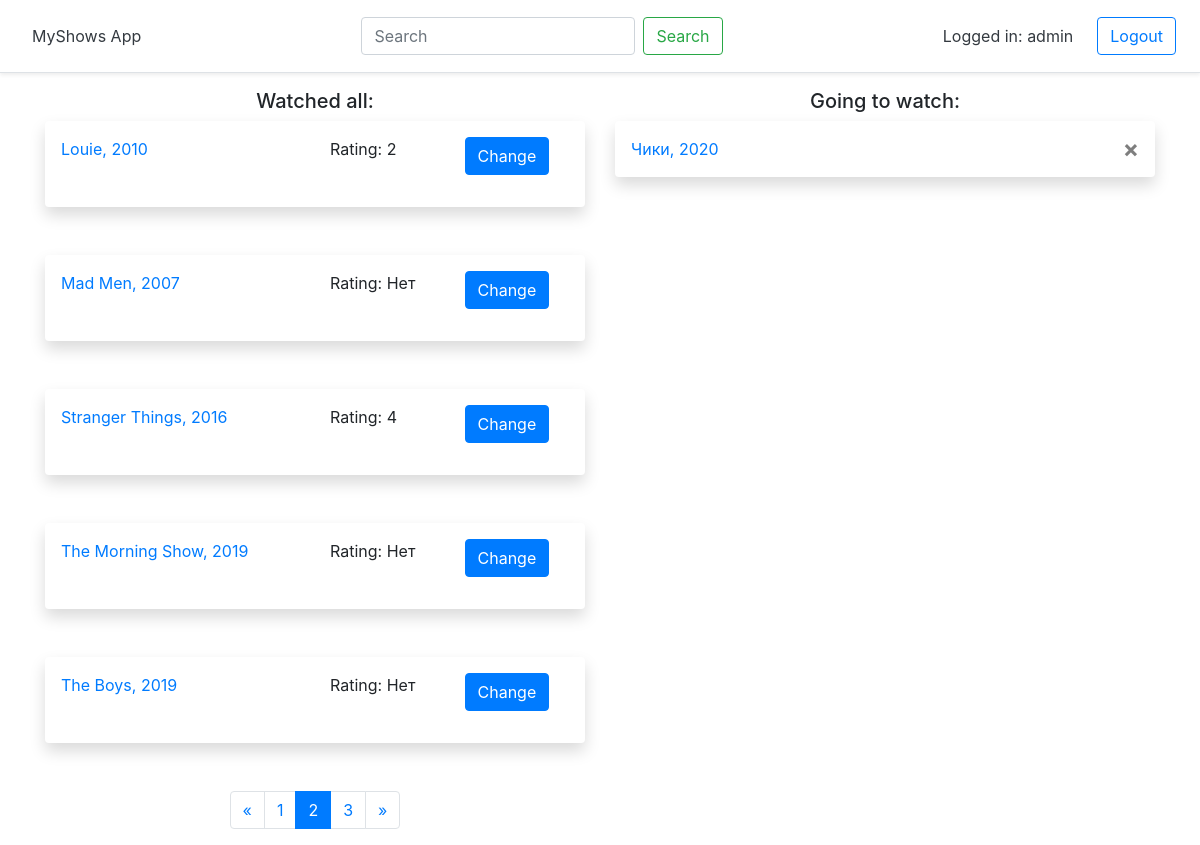
The app's page /?page2=2 (signed in), older data.
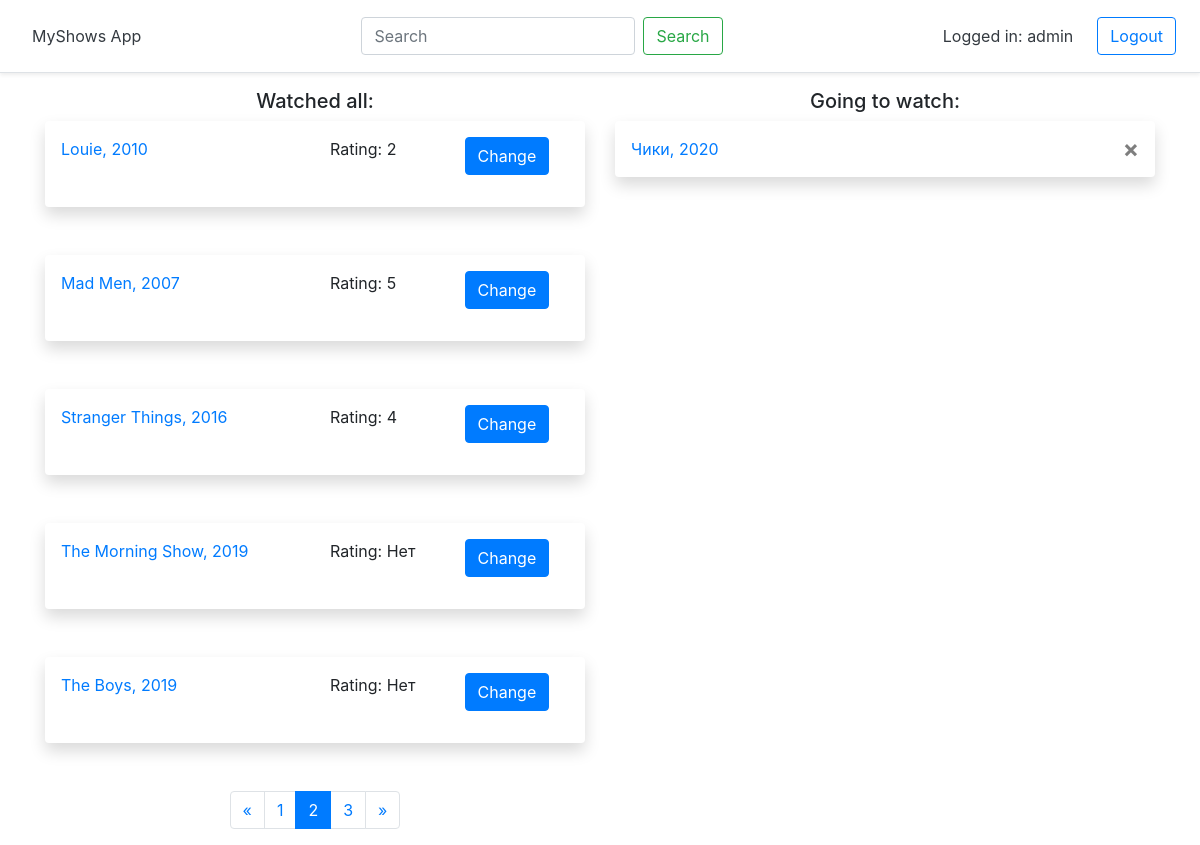
The same page, newer data.
### tracker/models.py (models this page shows, shortened)
class SerialComplete(models.Model):
    user_link = models.ForeignKey(settings.AUTH_USER_MODEL, on_delete=models.CASCADE)
    myshows_id = models.PositiveSmallIntegerField(default=0)
    title_eng = models.CharField(max_length=50)
    year = models.PositiveSmallIntegerField(default=0)
    rating = models.CharField(max_length=50, default='Нет')

### tracker/views.py (the view)
# urls.py: path('', views.index , name='index'),
@login_required
def index(request):
    user = request.user
    form_rating = RatingForm()
    serial_change_id = None
    if 'del_later' in request.POST:
        myshows_id = request.POST['del_later']
        delete_seriallater(myshows_id, user.id)
    if 'set_rating' in request.POST:
         form_rating = RatingForm(request.POST)
         if form_rating.is_valid():
             myshows_id = request.POST['set_rating']
             rating = request.POST['rating']
             set_rating(myshows_id, user.id, rating)
    if 'change_rating' in request.POST:
        serial_change_id = int(request.POST['change_rating'])
    serials_later_page = pagination(
        serials=set_all_seriallater(user),
        page=request.GET.get('page1'))
    serials_complete_page = pagination(
        serials=set_all_serialcomplete(user),
        page=request.GET.get('page2'))
    context = {
        'serials_later': serials_later_page,
        'serials_complete': serials_complete_page,
        'form_rating': form_rating,
        'serial_change_id': serial_change_id
        }
    return render(request, 'tracker/index.html', context)

### tracker/forms.py
class RatingForm(ModelForm):
    class Meta:
        model = SerialComplete
        fields = ['rating']
        widgets = {'rating': Select(choices=RATING_CHOICES,
                                    attrs={'class':'custom-select custom-select-sm'})}

### tracker/services.py (called while the page is built)
def set_all_seriallater(user):
    return user.seriallater_set.all()

def set_all_serialcomplete(user):
    return user.serialcomplete_set.all()

def pagination(serials, page):
    paginator = Paginator(serials, 5)
    try:
        serials_page = paginator.page(page)
    except PageNotAnInteger:
        serials_page = paginator.page(1)
    except EmptyPage:
        serials_page = paginator.page(paginator.num_pages)
    return serials_page

### tracker/templates/tracker/index.html (shortened to what this page needs)
{% extends 'tracker/base.html' %}
{% block content %}
<div class="row">
  <div class="col-sm">
    <h5 class="text-center">Watched all:</h5>
    {% for serial in serials_complete %}
    <div class="shadow p-3 mb-5 bg-white rounded">
      <div class="row">
        <div class="col-6">
          <a href="{% url 'detail' id=serial.myshows_id %}">{{ serial.title_eng }}, {{ serial.year }}</a>
        </div>
        {% if serial_change_id == serial.myshows_id %}
        <div class="col">
          <form action="" method="post">
            {% csrf_token %}
            {{ form_rating.as_p }}
          </div>
          <div class="col">
            <button type="submit" name="set_rating" value="{{ serial.myshows_id }}" class="btn btn-primary">Save</button>
          </div>
        </form>
        {% else %}
        <div class="col">
          Rating: {{ serial.rating }}
        </div>
        <div class="col">
          <form action="" method="post">
            <button type="submit" name="change_rating" value="{{ serial.myshows_id }}" class="btn btn-primary">Change</button>
          </div>
          {% endif %}
      </div>
      </div>
      {% endfor %}
        {% include "tracker/pagination.html" with page=serials_complete page_num='page2'%}
    </div>
  <div class="col-sm">
    <h5 class="text-center">Going to watch:</h5>
    {% for serial in serials_later %}
    <div class="shadow p-3 mb-5 bg-white rounded">
      <div class="row">
        <div class="col">
          <a href="{% url 'detail' id=serial.myshows_id %}">{{ serial.title_eng }}, {{ serial.year }} </a>
        </div>
        <div class="col">
          <form action="" method="post">
            <button type="submit" name="del_later" value="{{ serial.myshows_id }}" class="close" aria-label="Close">
              <span class="align-text-top" aria-hidden="true"> &times; </span>
            </button>
          </form>
        </div>
      </div>
    </div>
    {% endfor %}
  </div>
</div>
{% endblock %}

Row changes from the older to the newer data that the page shows:
changed SerialComplete "Mad Men": rating "Нет" → "5"
